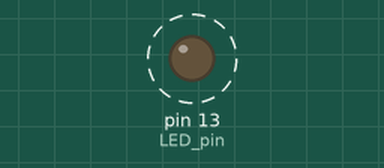
Recording of a sketch running on a simulated Teensy 4. Parts: output pins drawn as LEDs (lit = HIGH). Dashed ring = blinking. What the sketch prints to the serial monitor is not drawn.

Above: at 0.5 s.
Timing chart, 0 to 3.0 s (numbered marks = the images above):
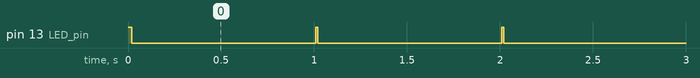

Measured:
- by itself, pin 13 (LED_pin): alternates HIGH for 0.01 s and LOW for 0.99 s

The sketch:

ntp_time_sync.ino
```cpp
// (licence header left out)
const int LED_pin = 13;         // LED output,  for testing


unsigned int time_since_boot_in_tenths_of_seconds = 0;
unsigned short header = 0x55aa;
unsigned short footer = 0x66bb;
char* packet;
unsigned int packet_size = sizeof(unsigned short) + sizeof(unsigned int) + sizeof(unsigned short);
volatile unsigned short pulse_count = 0;

IntervalTimer timer;

// put your setup code here, to run once:
void setup() {
  pinMode(LED_pin, OUTPUT);
  digitalWrite(LED_pin, OUTPUT);

  packet = (char*)malloc(packet_size);

  Serial.begin(9600);    // for usb serial, for testing. can directly connect to PC

  timer.begin(pulse, 10000); // 1/10th of a second
}


void pulse(){
  // turn the LED on for 1 second at the beginning of each 10 second period
  if(pulse_count == 0)
    digitalWrite(LED_pin, HIGH);
  else if(pulse_count == 1)
   digitalWrite(LED_pin, LOW);

  // build the time packet
  memcpy(&packet[0], &header, sizeof(unsigned short));
  memcpy(&packet[sizeof(unsigned short)], &time_since_boot_in_tenths_of_seconds, sizeof(unsigned int));
  memcpy(&packet[sizeof(unsigned short) + sizeof(unsigned int)], &footer, sizeof(unsigned short));
  /*
  packet[0] = reinterpret_cast<char*>(&header)[0];
  packet[1] = reinterpret_cast<char*>(&header)[1];
  packet[2] = reinterpret_cast<char*>(&time_since_boot_in_tenths_of_seconds)[0];
  packet[3] = reinterpret_cast<char*>(&time_since_boot_in_tenths_of_seconds)[1];
  packet[4] = 0x0d;//reinterpret_cast<char*>(&time_since_boot_in_tenths_of_seconds)[2];
  packet[5] = 0x0a;//reinterpret_cast<char*>(&time_since_boot_in_tenths_of_seconds)[3];
  packet[6] = reinterpret_cast<char*>(&footer)[0];
  packet[7] = reinterpret_cast<char*>(&footer)[1];
  */

  // send the packet over USB
  if(Serial)
    for(unsigned int i = 0; i < packet_size; i++)
      Serial.write(packet[i]);

  // update counters
  time_since_boot_in_tenths_of_seconds++;
  pulse_count++;
  if(pulse_count == 100)
    pulse_count = 0;
}

void loop() {

}
```
